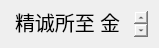
<?xml version="1.0" encoding="UTF-8"?>
<ui version="4.0">
 <class>CrabWordsOnTop</class>
 <widget class="QWidget" name="CrabWordsOnTop">
  <property name="geometry">
   <rect>
    <x>0</x>
    <y>0</y>
    <width>159</width>
    <height>48</height>
   </rect>
  </property>
  <property name="windowTitle">
   <string>CrabWordsOnTop</string>
  </property>
  <layout class="QVBoxLayout" name="verticalLayout">
   <item>
    <widget class="QTextEdit" name="textEdit">
     <property name="enabled">
      <bool>true</bool>
     </property>
     <property name="minimumSize">
      <size>
       <width>0</width>
       <height>24</height>
      </size>
     </property>
     <property name="font">
      <font>
       <family>FZSuXinShiLiuKaiS-R-GB</family>
       <pointsize>15</pointsize>
      </font>
     </property>
     <property name="cursor" stdset="0">
      <cursorShape>OpenHandCursor</cursorShape>
     </property>
     <property name="mouseTracking">
      <bool>true</bool>
     </property>
     <property name="autoFillBackground">
      <bool>false</bool>
     </property>
     <property name="styleSheet">
      <string notr="true">background: transparent;</string>
     </property>
     <property name="frameShape">
      <enum>QFrame::NoFrame</enum>
     </property>
     <property name="frameShadow">
      <enum>QFrame::Plain</enum>
     </property>
     <property name="undoRedoEnabled">
      <bool>false</bool>
     </property>
     <property name="readOnly">
      <bool>true</bool>
     </property>
     <property name="html">
      <string>&lt;!DOCTYPE HTML PUBLIC &quot;-//W3C//DTD HTML 4.0//EN&quot; &quot;http://www.w3.org/TR/REC-html40/strict.dtd&quot;&gt;
&lt;html&gt;&lt;head&gt;&lt;meta name=&quot;qrichtext&quot; content=&quot;1&quot; /&gt;&lt;style type=&quot;text/css&quot;&gt;
p, li { white-space: pre-wrap; }
&lt;/style&gt;&lt;/head&gt;&lt;body style=&quot; font-family:'FZSuXinShiLiuKaiS-R-GB'; font-size:15pt; font-weight:400; font-style:normal;&quot;&gt;
&lt;p style=&quot; margin-top:0px; margin-bottom:0px; margin-left:0px; margin-right:0px; -qt-block-indent:0; text-indent:0px;&quot;&gt;精诚所至 金石为开&lt;/p&gt;&lt;/body&gt;&lt;/html&gt;</string>
     </property>
    </widget>
   </item>
  </layout>
 </widget>
 <layoutdefault spacing="6" margin="11"/>
 <resources/>
 <connections/>
</ui>
